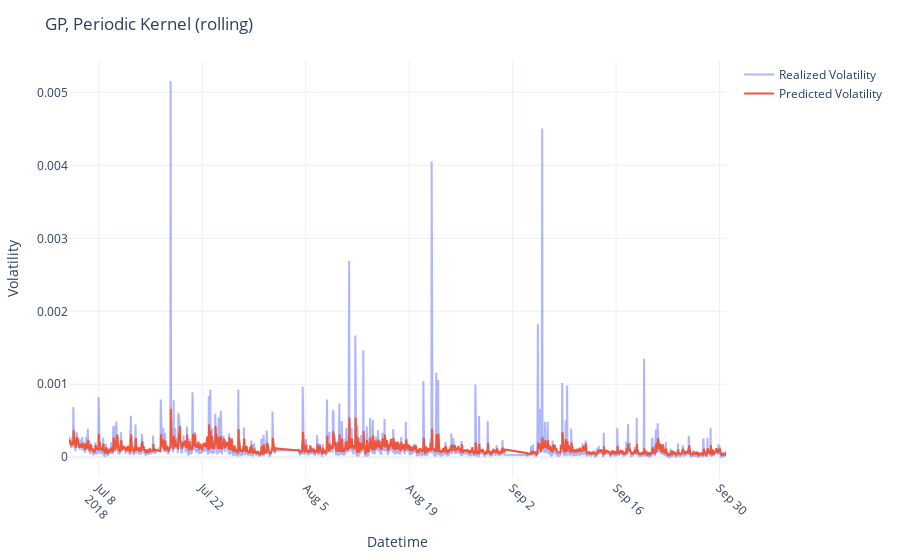

Here is the notebook cell this chart was saved with:
### Code cell
plot_preds(
    preds_dataframe=PK_rolling_preds,
    model_name="GP, Periodic Kernel",
    test_vols=test_vols,
    pred_type="rolling",
    naive=False,
)

### Figure 1 — Plotly figure (JSON) as saved in the notebook; plotly's stock layout.template omitted (floating-point values rounded to 4 significant figures; data arrays with more than 128 entries replaced by an {"elided": "..."} marker saying what was removed)
{"data": [{"mode": "lines", "name": "Realized Volatility", "opacity": 0.5, "type": "scatter", "x": {"elided": "1958 str values"}, "y": {"elided": "1958 float values"}}, {"mode": "lines", "name": "Predicted Volatility", "type": "scatter", "x": {"elided": "1958 str values"}, "y": {"elided": "1958 float values"}}], "layout": {"autosize": true, "margin": {"b": 60, "l": 60, "r": 30, "t": 60}, "title": {"text": "GP, Periodic Kernel (rolling)"}, "xaxis": {"autorange": true, "nticks": 10, "range": ["2018-07-03 23:00", "2018-09-30 21:00"], "tickangle": 45, "title": {"text": "Datetime"}, "type": "date"}, "yaxis": {"autorange": true, "range": [-0.0002843, 0.005443], "title": {"text": "Volatility"}, "type": "linear"}}}
